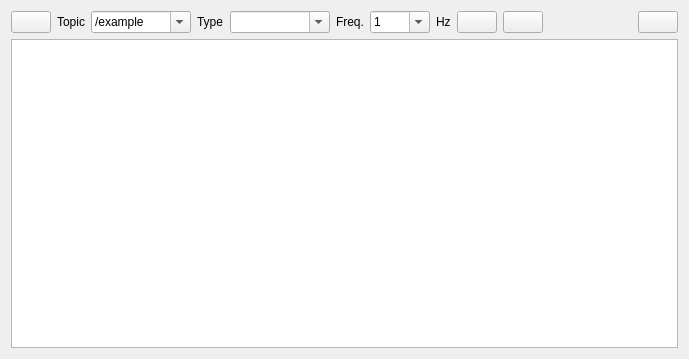
<?xml version="1.0" encoding="UTF-8"?>
<ui version="4.0">
 <class>PublisherWidget</class>
 <widget class="QWidget" name="PublisherWidget">
  <property name="geometry">
   <rect>
    <x>0</x>
    <y>0</y>
    <width>689</width>
    <height>359</height>
   </rect>
  </property>
  <property name="windowTitle">
   <string>Publisher</string>
  </property>
  <layout class="QVBoxLayout" name="verticalLayout">
   <item>
    <layout class="QHBoxLayout" name="horizontalLayout">
     <item>
      <widget class="QPushButton" name="refresh_button">
       <property name="toolTip">
        <string>Refresh topics and types</string>
       </property>
       <property name="text">
        <string/>
       </property>
      </widget>
     </item>
     <item>
      <widget class="QLabel" name="label">
       <property name="sizePolicy">
        <sizepolicy hsizetype="Preferred" vsizetype="Preferred">
         <horstretch>0</horstretch>
         <verstretch>0</verstretch>
        </sizepolicy>
       </property>
       <property name="text">
        <string>Topic</string>
       </property>
      </widget>
     </item>
     <item>
      <widget class="ExtendedComboBox" name="topic_combo_box">
       <property name="sizePolicy">
        <sizepolicy hsizetype="Expanding" vsizetype="Fixed">
         <horstretch>0</horstretch>
         <verstretch>0</verstretch>
        </sizepolicy>
       </property>
       <property name="minimumSize">
        <size>
         <width>100</width>
         <height>0</height>
        </size>
       </property>
       <property name="toolTip">
        <string>Topic name to publish on</string>
       </property>
       <property name="editable">
        <bool>true</bool>
       </property>
       <property name="sizeAdjustPolicy">
        <enum>QComboBox::AdjustToMinimumContentsLength</enum>
       </property>
       <item>
        <property name="text">
         <string>/example</string>
        </property>
       </item>
      </widget>
     </item>
     <item>
      <widget class="QLabel" name="label_2">
       <property name="text">
        <string>Type</string>
       </property>
      </widget>
     </item>
     <item>
      <widget class="ExtendedComboBox" name="type_combo_box">
       <property name="sizePolicy">
        <sizepolicy hsizetype="Expanding" vsizetype="Fixed">
         <horstretch>0</horstretch>
         <verstretch>0</verstretch>
        </sizepolicy>
       </property>
       <property name="minimumSize">
        <size>
         <width>100</width>
         <height>0</height>
        </size>
       </property>
       <property name="toolTip">
        <string>Message type to publish</string>
       </property>
       <property name="editable">
        <bool>true</bool>
       </property>
       <property name="sizeAdjustPolicy">
        <enum>QComboBox::AdjustToMinimumContentsLength</enum>
       </property>
      </widget>
     </item>
     <item>
      <widget class="QLabel" name="label_3">
       <property name="text">
        <string>Freq.</string>
       </property>
      </widget>
     </item>
     <item>
      <widget class="QComboBox" name="frequency_combo_box">
       <property name="minimumSize">
        <size>
         <width>60</width>
         <height>0</height>
        </size>
       </property>
       <property name="toolTip">
        <string>Frequency for periodic publishers in Hz (set to 0 for manual publishing)</string>
       </property>
       <property name="editable">
        <bool>true</bool>
       </property>
       <item>
        <property name="text">
         <string>1</string>
        </property>
       </item>
      </widget>
     </item>
     <item>
      <widget class="QLabel" name="label_4">
       <property name="text">
        <string>Hz</string>
       </property>
      </widget>
     </item>
     <item>
      <widget class="QPushButton" name="add_publisher_button">
       <property name="toolTip">
        <string>Add new publisher</string>
       </property>
       <property name="text">
        <string/>
       </property>
      </widget>
     </item>
     <item>
      <widget class="QPushButton" name="remove_publisher_button">
       <property name="toolTip">
        <string>Remove selected publisher</string>
       </property>
       <property name="text">
        <string/>
       </property>
      </widget>
     </item>
     <item>
      <spacer name="horizontalSpacer">
       <property name="orientation">
        <enum>Qt::Horizontal</enum>
       </property>
       <property name="sizeHint" stdset="0">
        <size>
         <width>40</width>
         <height>20</height>
        </size>
       </property>
      </spacer>
     </item>
     <item>
      <widget class="QPushButton" name="clear_button">
       <property name="toolTip">
        <string>Clear all publishers</string>
       </property>
      </widget>
     </item>
    </layout>
   </item>
   <item>
    <layout class="QHBoxLayout" name="horizontalLayout_2"/>
   </item>
   <item>
    <widget class="PublisherTreeWidget" name="publisher_tree_widget">
     <property name="contextMenuPolicy">
      <enum>Qt::CustomContextMenu</enum>
     </property>
     <property name="toolTip">
      <string>Right click on item or selection for more options.</string>
     </property>
     <property name="dragEnabled">
      <bool>true</bool>
     </property>
     <property name="dragDropMode">
      <enum>QAbstractItemView::DragOnly</enum>
     </property>
     <property name="selectionMode">
      <enum>QAbstractItemView::ExtendedSelection</enum>
     </property>
     <property name="sortingEnabled">
      <bool>true</bool>
     </property>
    </widget>
   </item>
  </layout>
 </widget>
 <customwidgets>
  <customwidget>
   <class>ExtendedComboBox</class>
   <extends>QComboBox</extends>
   <header>rosgui_py_common/ExtendedComboBox</header>
  </customwidget>
  <customwidget>
   <class>PublisherTreeWidget</class>
   <extends>QTreeView</extends>
   <header>rosgui_publisher/PublisherTreeWidget</header>
  </customwidget>
 </customwidgets>
 <resources/>
 <connections/>
</ui>
